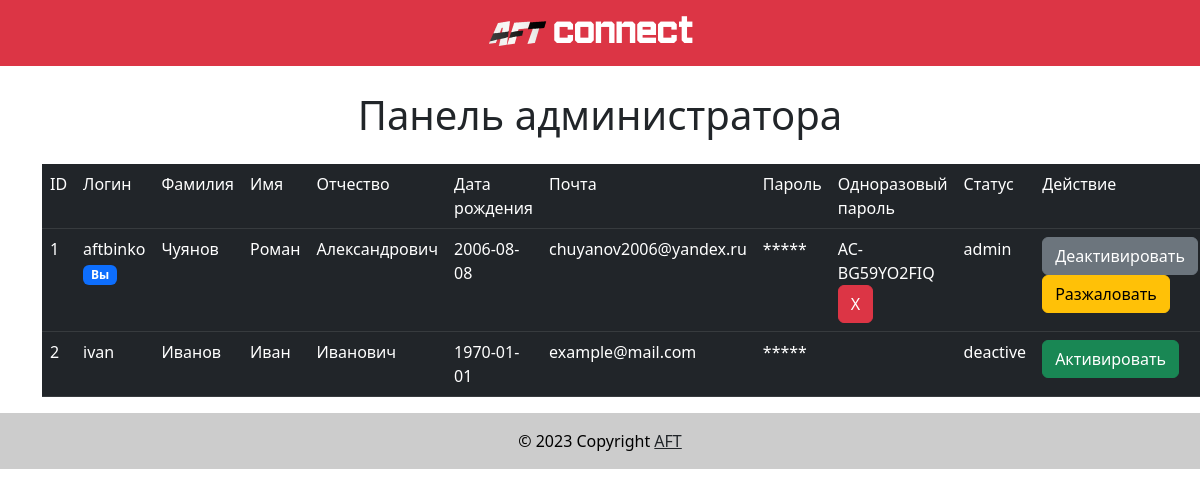
The app's page /admin_panel (signed in), older data.
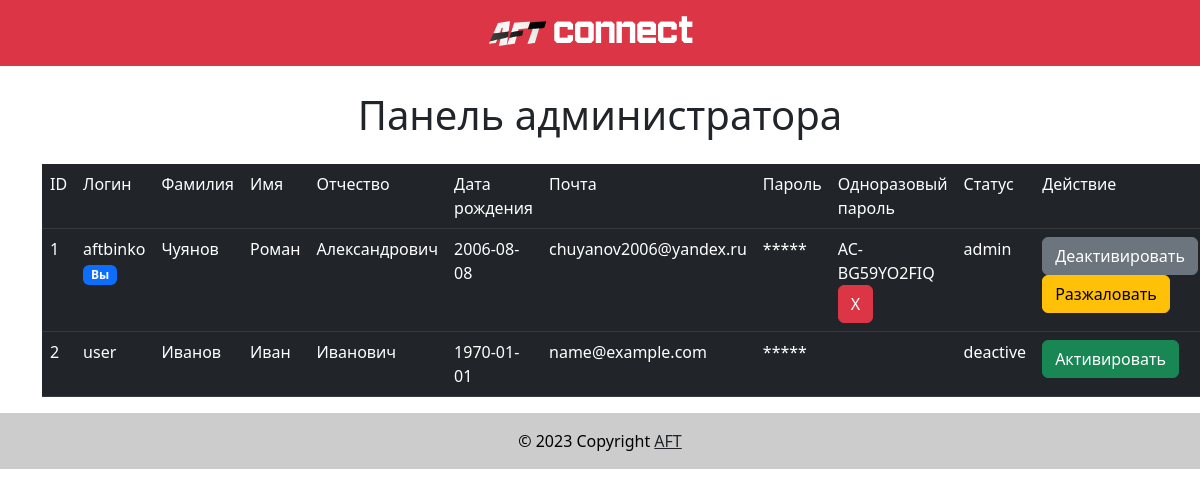
The same page, newer data.
### data/models.py (models this page shows, shortened)
class User(SqlAlchemyBase, UserMixin, SerializerMixin):
    __tablename__ = 'users'
    serialize_rules = ("-user_status",)
    id = Column(Integer, primary_key=True, autoincrement=True)
    surname = Column(String, nullable=False)
    name = Column(String, nullable=False)
    patronymic = Column(String)
    date_of_birth = Column(String, nullable=False)
    sex = Column(Boolean, nullable=False)
    email = Column(String, unique=True, nullable=False)
    login = Column(String, unique=True, nullable=False)
    hashed_password = Column(String, nullable=False)
    one_time_password = Column(String, unique=True)
    data = Column(Text, default="{}")
    status = Column(Integer, ForeignKey("statuses.id"), default=2)
    user_status = orm.relation('Status')

class Status(SqlAlchemyBase, SerializerMixin):
    __tablename__ = 'statuses'
    serialize_rules = ("-user",)
    id = Column(Integer, primary_key=True, autoincrement=True)
    title = Column(String, nullable=False)
    color = Column(String)
    access_admin_panel = Column(Boolean, nullable=False, default=False)
    access_login = Column(Boolean, nullable=False, default=True)
    user = orm.relation("User", back_populates="user_status")

### app.py (the view, shortened to what this page needs)
@app.route('/admin_panel', methods=['GET', 'POST'])
@login_required
def admin_panel():
    db_sess = create_session()
    user_status = db_sess.query(Status).filter(Status.id == current_user.status).first()
    if user_status.access_admin_panel:
        data = {
            "users": db_sess.query(User).filter(User.id != current_user.id),
            "statuses": db_sess.query(Status).all()
        }
        return render_template('admin_panel.html', **data)
    abort(403)

### app.py (called while the page is built)
@login_manager.user_loader
def load_user(user_id):
    db_sess = create_session()
    user = db_sess.query(User).get(user_id)
    if user:
        user_status = db_sess.query(Status).filter(Status.id == user.status).first()
        if user_status.access_login:
            return user
    return

### data/db_session.py (called while the page is built)
def create_session() -> Session:
    global __factory
    return __factory()

### templates/admin_panel.html (shortened to what this page needs)
{% extends "base.html" %}
{% block content %}
    <div class="container" style="margin-top: 25px">
        <h1 style="text-align: center">Панель администратора</h1>
    </div>
    <div class="container" style="margin-top: 25px">
        <table class="table table-dark table-hover">
            <tr>
                <td>ID</td>
                <td>Логин</td>
                <td>Фамилия</td>
                <td>Имя</td>
                <td>Отчество</td>
                <td>Дата рождения</td>
                <td>Почта</td>
                <td>Пароль</td>
                <td>Одноразовый пароль</td>
                <td>Статус</td>
                <td>Действие</td>
            </tr>
            <tr>
                <td>{{ current_user.id }}</td>
                <td>{{ current_user.login }} <span class="badge bg-primary">Вы</span></td>
                <td>{{ current_user.surname }}</td>
                <td>{{ current_user.name }}</td>
                <td>{{ current_user.patronymic }}</td>
                <td>{{ current_user.date_of_birth }}</td>
                <td>{{ current_user.email }}</td>
                <td>*****</td>
                <form action="" method="post">
                    <td>
                        {% if current_user.one_time_password %}
                            {{ current_user.one_time_password }}
                            <button class="btn btn-danger" type="submit">X</button>
                        {% endif %}
                    </td>
                </form>
                <td>
                    {% set current_user_status = (statuses|selectattr(
                        "id", "equalto", current_user.status)|first).title %}
                    {{ current_user_status }}
                </td>
                <td>
                    {% if current_user_status == "deactive" %}
                        <form action="" method="post">
                            <input type="hidden" name="activate" value={{ current_user.id }}>
                            <button class="btn btn-success" type="submit">Активировать</button>
                        </form>
                    {% else %}
                        <form action="" method="post">
                            <button class="btn btn-secondary" type="submit">
                                Деактивировать
                            </button>
                        </form>
                        {% if current_user_status == "default" %}
                            <form action="" method="post">
                                <input type="hidden" name="give_permissions"
                                       value={{ current_user.id }}>
                                <button class="btn btn-primary" type="submit">
                                    Назначить модератором
                                </button>
                            </form>
                        {% else %}
                            <form action="" method="post">
                                <button class="btn btn-warning" type="submit">
                                    Разжаловать
                                </button>
                            </form>
                        {% endif %}
                    {% endif %}
                </td>
            </tr>
            {% for user in users %}
                <tr>
                    <td>{{ user.id }}</td>
                    <td>{{ user.login }}</td>
                    <td>{{ user.surname }}</td>
                    <td>{{ user.name }}</td>
                    <td>{{ user.patronymic }}</td>
                    <td>{{ user.date_of_birth }}</td>
                    <td>{{ user.email }}</td>
                    <td>*****</td>
                    <form action="" method="post">
                        <td>
                        </td>
                    </form>
                    <td>
                        {% set user_status = (statuses|selectattr(
                            "id", "equalto", user.status)|first).title %}
                        {{ user_status }}
                    </td>
                    <td>
                        {% if user_status == "deactive" %}
                            <form action="" method="post">
                                <button class="btn btn-success" type="submit">Активировать</button>
                            </form>
                        {% endif %}
                    </td>
                </tr>
            {% endfor %}
        </table>
    </div>
{% endblock %}

### templates/base.html (shortened to what this page needs)
<!doctype html>
<html lang="ru">
<head>
    <link href="https://cdn.jsdelivr.net/npm/bootstrap@5.2.0-beta1/dist/css/bootstrap.min.css"
          rel="stylesheet"
>
</head>
<header>
    <nav class="navbar navbar-expand-lg navbar-dark bg-danger">
        <div class="navbar-header" style="float: left; padding: 0; text-align: center; width: 100%">
            <div class="justify-content-center">
                {% if current_user.is_authenticated %}
                    <a class="navbar-brand mb-0 h1" href="/my" style="float: none">
                        <img src="/static/img/aftconnectlight.png" alt="logo" height="50">
                    </a>
                {% else %}
                    <a class="navbar-brand mb-0 h1" href="{{ url_for("login") }}"
                       style="float: none">
                        <img src="/static/img/aftconnectlight.png" alt="logo" height="50">
                    </a>
                {% endif %}
            </div>
        </div>
    </nav>
</header>
<body>
{% block content %}
{% endblock %}
</body>
<footer class="bg-grey text-black">
    <div class="text-center p-3" style="background-color: rgba(0, 0, 0, 0.2);">
        © 2023 Copyright
        <a class="text-dark" href="https://vk.com/c_aft">AFT</a>
    </div>
</footer>
</html>

Row changes from the older to the newer data that the page shows:
changed User "Иванов": login "ivan" → "user"; email "example@mail.com" → "name@example.com"
